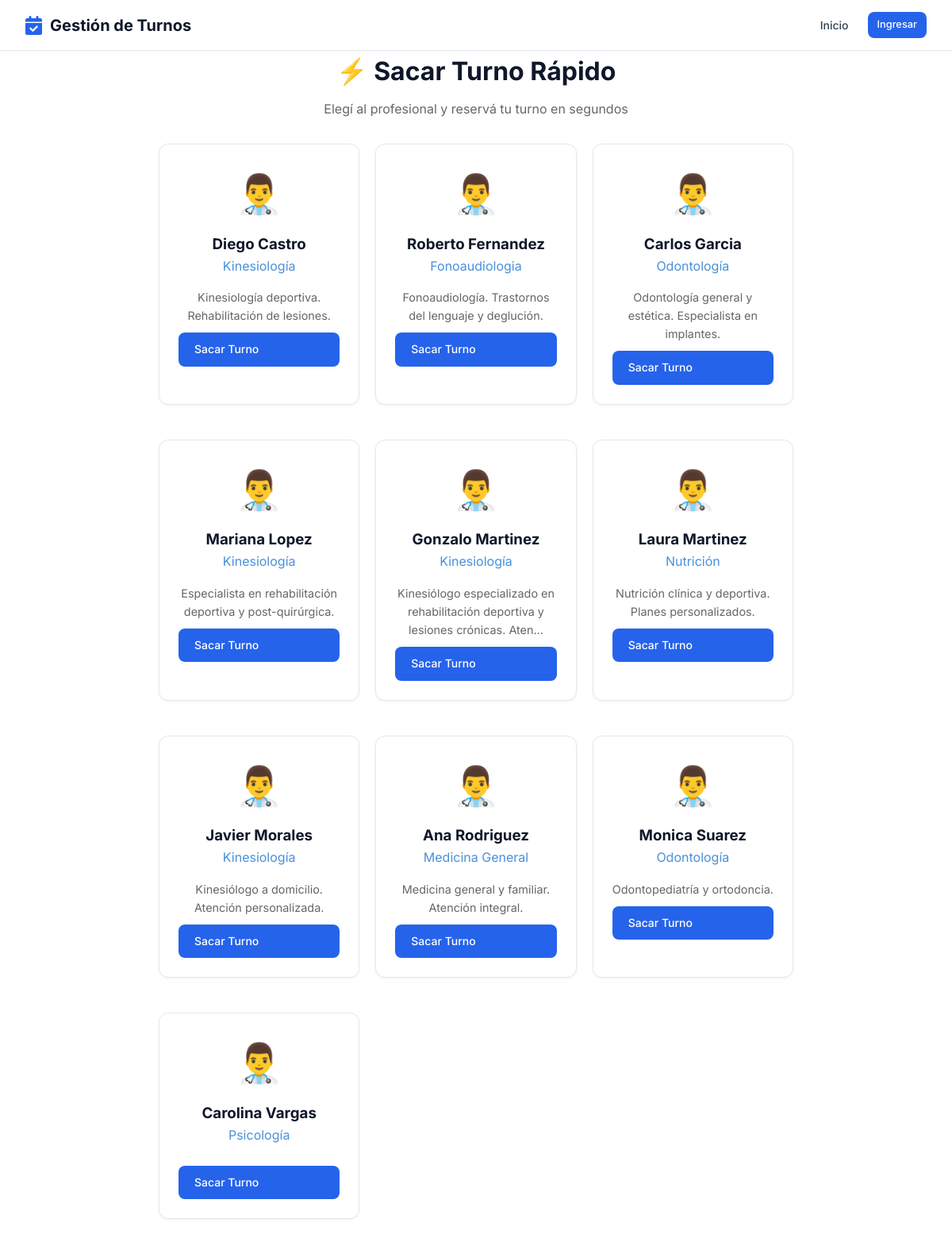
Page /turnos/sacar-turno/ on the earlier database version.
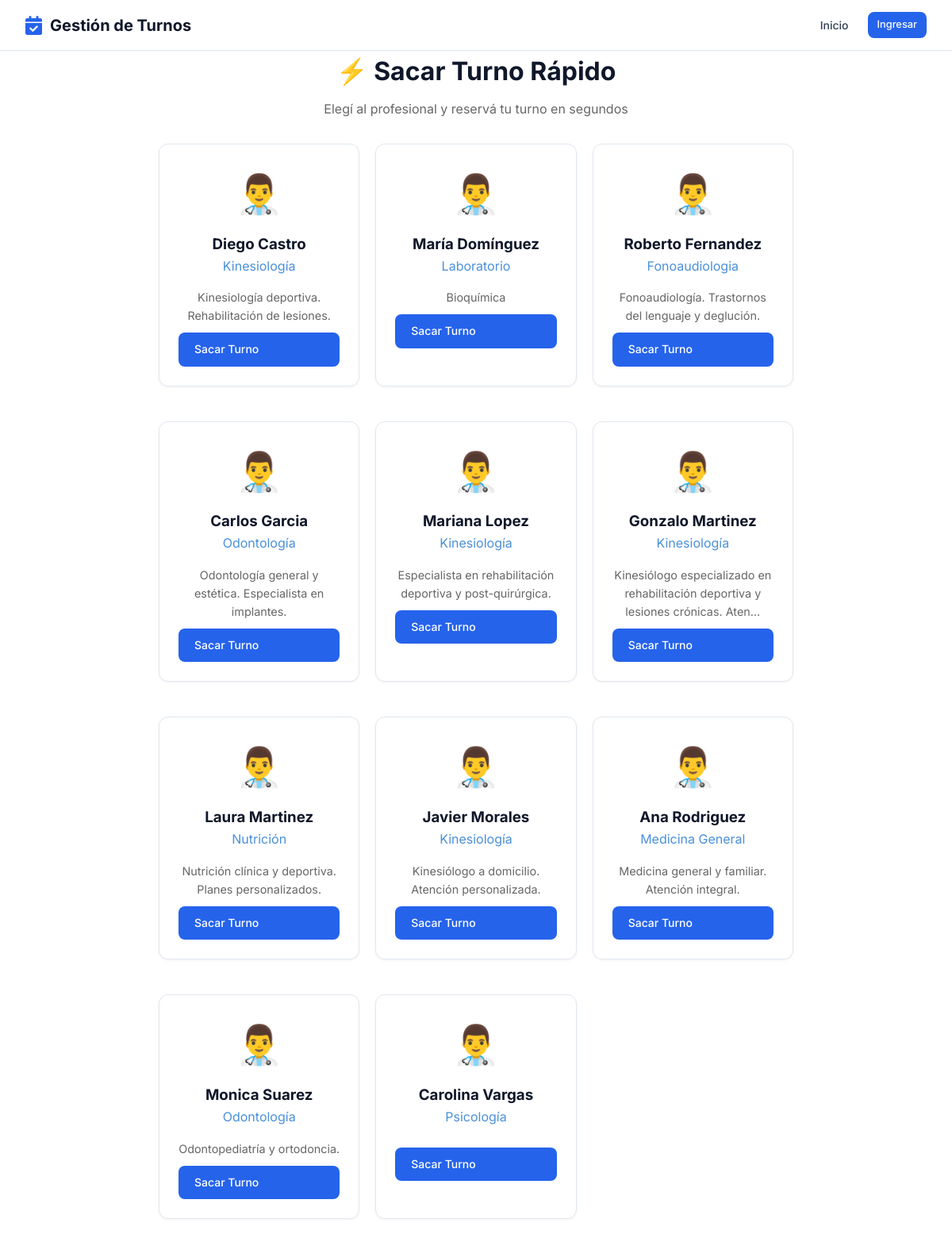
Same page on the later database version.
### profesionales/models.py (models this page shows, shortened)
class Profesional(Persona):
    ESPECIALIDADES = [
        ('odontologia', 'Odontología'),
        ('kinesiologia', 'Kinesiología'),
        ('psicologia', 'Psicología'),
        ('nutricion', 'Nutrición'),
        ('cardiologia', 'Cardiología'),
        ('medicina_general', 'Medicina General'),
        ('dermatologia', 'Dermatología'),
        ('estetica', 'Estética'),
        ('pediatria', 'Pediatría'),
        ('traumatologia', 'Traumatología'),
        ('veterinaria', 'Veterinaria'),
        ('fonoaudiologia', 'Fonoaudiologia'),
        ('laboratorio', 'Laboratorio'),
        ('otro', 'Otro'),
    ]
    usuario = models.OneToOneField(
        'usuarios.Usuario',
        on_delete=models.CASCADE,
        verbose_name='Usuario'
    )
    especialidad = models.CharField(
        max_length=50,
        choices=ESPECIALIDADES,
        verbose_name='Especialidad'
    )
    matricula = models.CharField(
        max_length=50,
        blank=True,
        verbose_name='Matrícula Profesional'
    )
    color_calendario = models.CharField(
        max_length=7,
        default='#4A90D9',
        verbose_name='Color en Calendario'
    )
    acepta_obra_social = models.BooleanField(
        default=False,
        verbose_name='Acepta Obra Social'
    )
    descripcion = models.TextField(
        blank=True,
        verbose_name='Descripción Profesional'
    )
    foto = models.ImageField(
    upload_to='profesionales/',
    blank=True,
    null=True,
    verbose_name='Foto de Perfil'
    )
    establecimientos = models.ManyToManyField(
    'establecimientos.Establecimiento',
    blank=True,
    related_name='profesionales',
    verbose_name='Consultorios donde atiende'
    )
    frase_destacada = models.CharField(max_length=200, blank=True, verbose_name='Frase destacada')
    precio_particular = models.DecimalField(max_digits=10, decimal_places=2, null=True, blank=True, verbose_name='Precio consulta particular')
    obras_sociales_texto = models.TextField(blank=True, verbose_name='Obras sociales (texto libre)')
    servicios_texto = models.TextField(blank=True, verbose_name='Servicios / Especializaciones')
    servicios_destacados = models.TextField(blank=True, verbose_name='Servicios destacados')
    especializaciones = models.TextField(blank=True, verbose_name='Especializaciones')
    atiende_por_orden = models.BooleanField(
    default=False,
    verbose_name='Atiende por orden de llegada'
)
    obras_sociales = models.ManyToManyField(
        'obras_sociales.ObraSocial',
        blank=True,
        related_name='profesionales',
        verbose_name='Obras Sociales'
    )
    planes = models.ManyToManyField(
        'obras_sociales.Plan',
        blank=True,
        verbose_name='Planes'
    )
    class Meta:
        verbose_name = 'Profesional'
        verbose_name_plural = 'Profesionales'
        ordering = ['apellido', 'nombre']

### turnos/views.py (the view)
# urls.py: path('sacar-turno/', views.sacar_turno_rapido, name='sacar_turno'),
def sacar_turno_rapido(request, profesional_id=None):
    if profesional_id:
        profesional = get_object_or_404(Profesional, id=profesional_id, activo=True)
        return mostrar_formulario_turno(request, profesional)
    profesionales = Profesional.objects.filter(activo=True)
    return render(request, 'turnos/elegir_profesional.html', {
        'profesionales': profesionales
    })

### core_app/models.py (called while the page is built)
    @property
    def nombre_completo(self):
        return f"{self.nombre} {self.apellido}"

### turnos/templates/turnos/elegir_profesional.html (shortened to what this page needs)
{% extends 'core_app/base.html' %}
{% block content %}
<div style="max-width: 800px; margin: 0 auto;">
    <h1 style="text-align: center; margin-bottom: 10px;">⚡ Sacar Turno Rápido</h1>
    <p style="text-align: center; color: #666; margin-bottom: 30px;">
        Elegí al profesional y reservá tu turno en segundos
    </p>
    {% if profesionales %}
        <div style="display: grid; grid-template-columns: repeat(auto-fill, minmax(250px, 1fr)); gap: 20px;">
            {% for prof in profesionales %}
            <div class="card" style="text-align: center;">
                <div style="font-size: 3em; margin-bottom: 10px;">👨‍⚕️</div>
                <h3>{{ prof.nombre_completo }}</h3>
                <p style="color: #4A90D9; margin-bottom: 15px;">
                    {{ prof.get_especialidad_display }}
                </p>
                {% if prof.descripcion %}
                    <p style="color: #666; font-size: 0.9em;">{{ prof.descripcion|truncatechars:80 }}</p>
                {% endif %}
                <a href="{% url 'sacar_turno_profesional' prof.id %}" class="btn" style="width: 100%; margin-top: 10px;">
                    Sacar Turno
                </a>
            </div>
            {% endfor %}
        </div>
    {% else %}
        <div class="card" style="text-align: center; padding: 40px;">
            <p>No hay profesionales disponibles en este momento.</p>
        </div>
    {% endif %}
</div>
{% endblock %}

Differences in the rows shown:
added Profesional: nombre_completo "María Domínguez", especialidad "Laboratorio", descripcion "Bioquímica"
